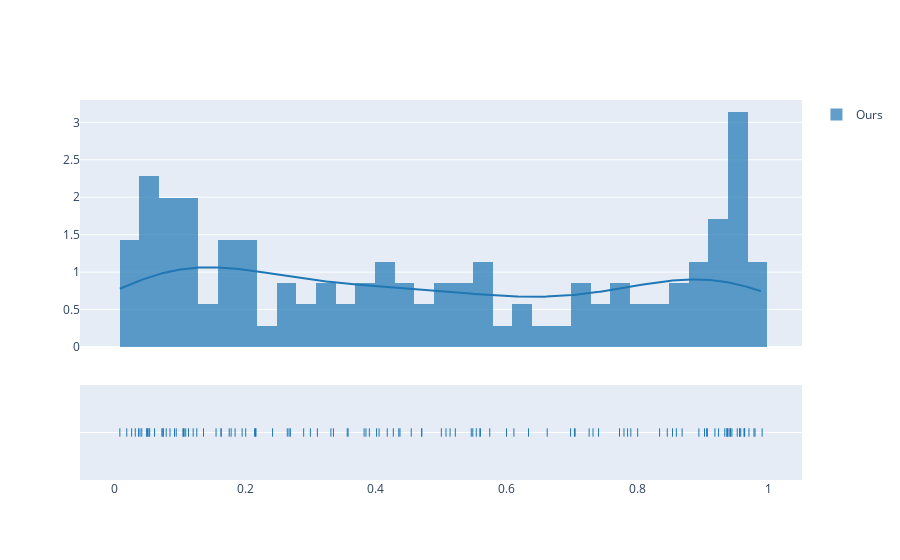

This figure's notebook cell:
### Code cell
import plotly.figure_factory as ff


# Group data together
hist_data = [y_prob_ours, ]

group_labels = ['Ours', ]

# Create distplot with custom bin_size
fig = ff.create_distplot(hist_data, group_labels, bin_size=0.03,)
fig.show()

### Figure 1 — Plotly figure (JSON) as saved in the notebook; plotly's stock layout.template omitted (floating-point values rounded to 4 significant figures; data arrays with more than 128 entries replaced by an {"elided": "..."} marker saying what was removed)
{"data": [{"autobinx": false, "histnorm": "probability density", "legendgroup": "Ours", "marker": {"color": "rgb(31, 119, 180)"}, "name": "Ours", "opacity": 0.7, "x": [0.1094, 0.5216, 0.9058, 0.5002, 0.9526, 0.9336, 0.3564, 0.4701, 0.1635, 0.8004, 0.1848, 0.9706, 0.5483, 0.9185, 0.1788, 0.9639, 0.7321, 0.1366, 0.937, 0.2694, 0.07434, 0.7899, 0.08529, 0.8457, 0.1263, 0.9376, 0.6621, 0.05051, 0.03944, 0.9907, 0.8683, 0.9563, 0.785, 0.2421, 0.958, 0.907, 0.7795, 0.4542, 0.2897, 0.07515, 0.1069, 0.0514, 0.3107, 0.7047, 0.7726, 0.03728, 0.02665, 0.3901, 0.4369, 0.1061, 0.3314, 0.9241, 0.1208, 0.5998, 0.546, 0.5537, 0.0922, 0.2646, 0.06167, 0.05314, 0.2146, 0.1956, 0.7037, 0.5135, 0.5591, 0.2161, 0.5742, 0.3822, 0.3, 0.9369, 0.405, 0.3849, 0.4352, 0.09483, 0.2167, 0.9445, 0.05424, 0.1633, 0.1557, 0.8596, 0.9424, 0.9798, 0.7406, 0.56, 0.07291, 0.07954, 0.2673, 0.03224, 0.94, 0.6335, 0.4702, 0.9782, 0.04217, 0.8536, 0.4267, 0.1051, 0.9638, 0.894, 0.9419, 0.7262, 0.6112, 0.1758, 0.3352, 0.04955, 0.9564, 0.201, 0.4011, 0.9629, 0.4175, 0.00863, 0.9026, 0.0192, 0.8339, 0.3576, 0.1136, 0.5074, 0.6978], "xaxis": "x", "xbins": {"end": 0.9907, "size": 0.03, "start": 0.00863}, "yaxis": "y", "type": "histogram"}, {"legendgroup": "Ours", "marker": {"color": "rgb(31, 119, 180)"}, "mode": "lines", "name": "Ours", "showlegend": false, "x": {"elided": "500 float values"}, "xaxis": "x", "y": {"elided": "500 float values"}, "yaxis": "y", "type": "scatter"}, {"legendgroup": "Ours", "marker": {"color": "rgb(31, 119, 180)", "symbol": "line-ns-open"}, "mode": "markers", "name": "Ours", "showlegend": false, "x": [0.1094, 0.5216, 0.9058, 0.5002, 0.9526, 0.9336, 0.3564, 0.4701, 0.1635, 0.8004, 0.1848, 0.9706, 0.5483, 0.9185, 0.1788, 0.9639, 0.7321, 0.1366, 0.937, 0.2694, 0.07434, 0.7899, 0.08529, 0.8457, 0.1263, 0.9376, 0.6621, 0.05051, 0.03944, 0.9907, 0.8683, 0.9563, 0.785, 0.2421, 0.958, 0.907, 0.7795, 0.4542, 0.2897, 0.07515, 0.1069, 0.0514, 0.3107, 0.7047, 0.7726, 0.03728, 0.02665, 0.3901, 0.4369, 0.1061, 0.3314, 0.9241, 0.1208, 0.5998, 0.546, 0.5537, 0.0922, 0.2646, 0.06167, 0.05314, 0.2146, 0.1956, 0.7037, 0.5135, 0.5591, 0.2161, 0.5742, 0.3822, 0.3, 0.9369, 0.405, 0.3849, 0.4352, 0.09483, 0.2167, 0.9445, 0.05424, 0.1633, 0.1557, 0.8596, 0.9424, 0.9798, 0.7406, 0.56, 0.07291, 0.07954, 0.2673, 0.03224, 0.94, 0.6335, 0.4702, 0.9782, 0.04217, 0.8536, 0.4267, 0.1051, 0.9638, 0.894, 0.9419, 0.7262, 0.6112, 0.1758, 0.3352, 0.04955, 0.9564, 0.201, 0.4011, 0.9629, 0.4175, 0.00863, 0.9026, 0.0192, 0.8339, 0.3576, 0.1136, 0.5074, 0.6978], "xaxis": "x", "y": ["Ours", "Ours", "Ours", "Ours", "Ours", "Ours", "Ours", "Ours", "Ours", "Ours", "Ours", "Ours", "Ours", "Ours", "Ours", "Ours", "Ours", "Ours", "Ours", "Ours", "Ours", "Ours", "Ours", "Ours", "Ours", "Ours", "Ours", "Ours", "Ours", "Ours", "Ours", "Ours", "Ours", "Ours", "Ours", "Ours", "Ours", "Ours", "Ours", "Ours", "Ours", "Ours", "Ours", "Ours", "Ours", "Ours", "Ours", "Ours", "Ours", "Ours", "Ours", "Ours", "Ours", "Ours", "Ours", "Ours", "Ours", "Ours", "Ours", "Ours", "Ours", "Ours", "Ours", "Ours", "Ours", "Ours", "Ours", "Ours", "Ours", "Ours", "Ours", "Ours", "Ours", "Ours", "Ours", "Ours", "Ours", "Ours", "Ours", "Ours", "Ours", "Ours", "Ours", "Ours", "Ours", "Ours", "Ours", "Ours", "Ours", "Ours", "Ours", "Ours", "Ours", "Ours", "Ours", "Ours", "Ours", "Ours", "Ours", "Ours", "Ours", "Ours", "Ours", "Ours", "Ours", "Ours", "Ours", "Ours", "Ours", "Ours", "Ours", "Ours", "Ours", "Ours", "Ours", "Ours", "Ours"], "yaxis": "y2", "type": "scatter"}], "layout": {"barmode": "overlay", "hovermode": "closest", "legend": {"traceorder": "reversed"}, "xaxis": {"anchor": "y2", "domain": [0.0, 1.0], "zeroline": false}, "yaxis": {"anchor": "free", "domain": [0.35, 1], "position": 0.0}, "yaxis2": {"anchor": "x", "domain": [0, 0.25], "dtick": 1, "showticklabels": false}}}
